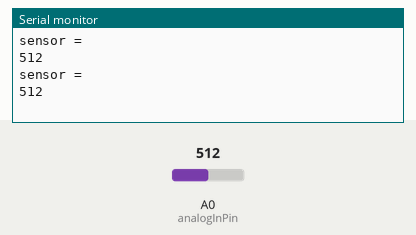
A sketch run on a simulated Arduino Uno, built with avr-gcc and run on an emulated ATmega328P. On the bench: the last lines printed to the serial monitor. The inputs (shaded band) are chosen by the test bench; at power-on: A0 (analogInPin) = 512.

Above: at 10.8 s.
10.9 s: A0 (analogInPin) set to 716
At 20.7 s:
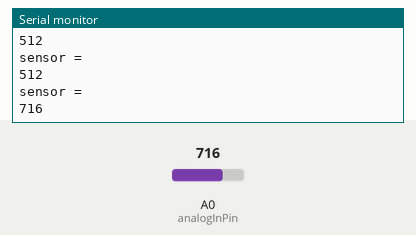
20.9 s: A0 (analogInPin) set to 900
At 31.2 s:
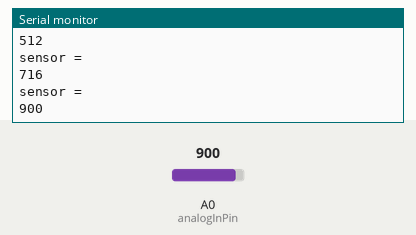
Timing chart, 0 to 32.7 s (numbered marks = the images above; inputs shaded):
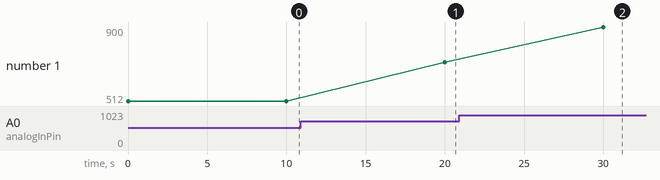

Measured:
- after the input at 10.9 s, the serial monitor: prints a new line after 9.1 s (image 1)
- after the input at 20.9 s, the serial monitor: prints a new line after 9.1 s (image 2)
- plotted number 1: 512 → 716 after the input at 10.9 s, 716 → 900 after the input at 20.9 s

The sketch:

NodeMCU_ADC.ino
```cpp
// ESP8266 chips can only read up to 1v
// you need 2 x restors 100ohm & 220ohm


const int analogInPin = A0;  // ESP8266 Analog Pin ADC0 = A0

int sensorValue = 0;  // value read from the pot

void setup() {
  // initialize serial communication at 115200
  Serial.begin(115200);
}

void loop() {
  // read the analog in value
  sensorValue = analogRead(analogInPin);

  // print the readings in the Serial Monitor
  Serial.println("sensor = ");
  Serial.println(sensorValue);

  delay(10000);
}
```
